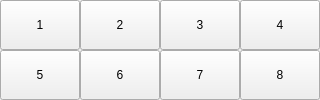
    <widget class="QWidget" name="fact_tab">
     <attribute name="title">
      <string>Fact</string>
     </attribute>
     <layout class="QGridLayout" name="gridLayout_2">
      <property name="margin">
       <number>0</number>
      </property>
      <property name="spacing">
       <number>0</number>
      </property>
      <item row="0" column="0">
       <widget class="QPushButton" name="template_btn_08">
        <property name="sizePolicy">
         <sizepolicy hsizetype="Minimum" vsizetype="MinimumExpanding">
          <horstretch>0</horstretch>
          <verstretch>0</verstretch>
         </sizepolicy>
        </property>
        <property name="text">
         <string>1</string>
        </property>
        <property name="checkable">
         <bool>true</bool>
        </property>
        <property name="checked">
         <bool>false</bool>
        </property>
        <property name="autoExclusive">
         <bool>true</bool>
        </property>
        <attribute name="buttonGroup">
         <string notr="true">temp_id_group</string>
        </attribute>
       </widget>
      </item>
      <item row="0" column="1">
       <widget class="QPushButton" name="template_btn_09">
        <property name="sizePolicy">
         <sizepolicy hsizetype="Minimum" vsizetype="MinimumExpanding">
          <horstretch>0</horstretch>
          <verstretch>0</verstretch>
         </sizepolicy>
        </property>
        <property name="text">
         <string>2</string>
        </property>
        <property name="checkable">
         <bool>true</bool>
        </property>
        <property name="autoExclusive">
         <bool>true</bool>
        </property>
        <attribute name="buttonGroup">
         <string notr="true">temp_id_group</string>
        </attribute>
       </widget>
      </item>
      <item row="0" column="2">
       <widget class="QPushButton" name="template_btn_10">
        <property name="sizePolicy">
         <sizepolicy hsizetype="Minimum" vsizetype="MinimumExpanding">
          <horstretch>0</horstretch>
          <verstretch>0</verstretch>
         </sizepolicy>
        </property>
        <property name="text">
         <string>3</string>
        </property>
        <property name="checkable">
         <bool>true</bool>
        </property>
        <property name="autoExclusive">
         <bool>true</bool>
        </property>
        <attribute name="buttonGroup">
         <string notr="true">temp_id_group</string>
        </attribute>
       </widget>
      </item>
      <item row="0" column="3">
       <widget class="QPushButton" name="template_btn_11">
        <property name="sizePolicy">
         <sizepolicy hsizetype="Minimum" vsizetype="MinimumExpanding">
          <horstretch>0</horstretch>
          <verstretch>0</verstretch>
         </sizepolicy>
        </property>
        <property name="text">
         <string>4</string>
        </property>
        <property name="checkable">
         <bool>true</bool>
        </property>
        <property name="autoExclusive">
         <bool>true</bool>
        </property>
        <attribute name="buttonGroup">
         <string notr="true">temp_id_group</string>
        </attribute>
       </widget>
      </item>
      <item row="1" column="0">
       <widget class="QPushButton" name="template_btn_12">
        <property name="sizePolicy">
         <sizepolicy hsizetype="Minimum" vsizetype="MinimumExpanding">
          <horstretch>0</horstretch>
          <verstretch>0</verstretch>
         </sizepolicy>
        </property>
        <property name="text">
         <string>5</string>
        </property>
        <property name="checkable">
         <bool>true</bool>
        </property>
        <property name="autoExclusive">
         <bool>true</bool>
        </property>
        <attribute name="buttonGroup">
         <string notr="true">temp_id_group</string>
        </attribute>
       </widget>
      </item>
      <item row="1" column="1">
       <widget class="QPushButton" name="template_btn_13">
        <property name="sizePolicy">
         <sizepolicy hsizetype="Minimum" vsizetype="MinimumExpanding">
          <horstretch>0</horstretch>
          <verstretch>0</verstretch>
         </sizepolicy>
        </property>
        <property name="text">
         <string>6</string>
        </property>
        <property name="checkable">
         <bool>true</bool>
        </property>
        <property name="autoExclusive">
         <bool>true</bool>
        </property>
        <attribute name="buttonGroup">
         <string notr="true">temp_id_group</string>
        </attribute>
       </widget>
      </item>
      <item row="1" column="2">
       <widget class="QPushButton" name="template_btn_14">
        <property name="sizePolicy">
         <sizepolicy hsizetype="Minimum" vsizetype="MinimumExpanding">
          <horstretch>0</horstretch>
          <verstretch>0</verstretch>
         </sizepolicy>
        </property>
        <property name="text">
         <string>7</string>
        </property>
        <property name="checkable">
         <bool>true</bool>
        </property>
        <property name="autoExclusive">
         <bool>true</bool>
        </property>
        <attribute name="buttonGroup">
         <string notr="true">temp_id_group</string>
        </attribute>
       </widget>
      </item>
      <item row="1" column="3">
       <widget class="QPushButton" name="template_btn_15">
        <property name="sizePolicy">
         <sizepolicy hsizetype="Minimum" vsizetype="MinimumExpanding">
          <horstretch>0</horstretch>
          <verstretch>0</verstretch>
         </sizepolicy>
        </property>
        <property name="text">
         <string>8</string>
        </property>
        <property name="checkable">
         <bool>true</bool>
        </property>
        <property name="autoExclusive">
         <bool>true</bool>
        </property>
        <attribute name="buttonGroup">
         <string notr="true">temp_id_group</string>
        </attribute>
       </widget>
      </item>
     </layout>
    </widget>
